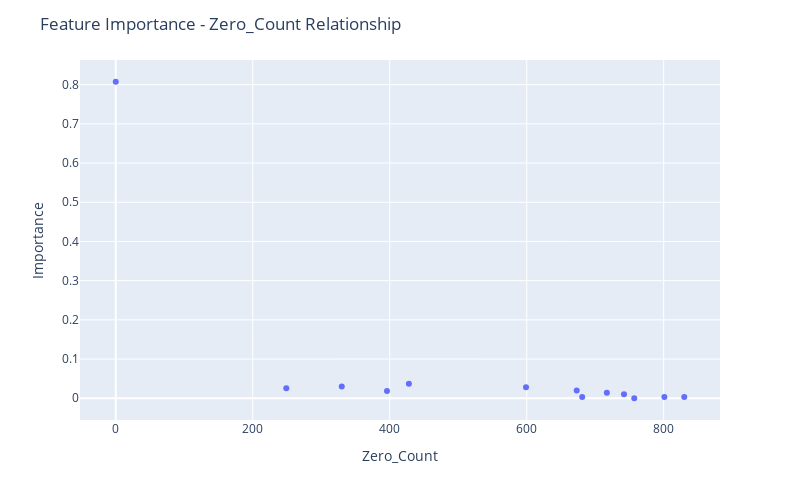

The notebook cell this image was saved under:
### Code cell
fig = px.scatter(df_merged, x="Zero_Count", y="Importance",
                hover_data=["Feature Name"])

fig.update_layout(
    autosize=False,
    width=800,
    height=500,
    title_text=f"Feature Importance - Zero_Count Relationship",
)

fig.show()

### Figure 1 — Plotly figure (JSON) as saved in the notebook; plotly's stock layout.template omitted (floating-point values rounded to 4 significant figures)
{"data": [{"customdata": [["Output 01"], ["Input 08"], ["Input 01"], ["Input 09"], ["Input 03"], ["Input 07"], ["Input 06"], ["Input 04"], ["Input 11"], ["Input 02"], ["Input 05"], ["Input 10"], ["Input 12"]], "hovertemplate": "Zero_Count=%{x}<br>Importance=%{y}<br>Feature Name=%{customdata[0]}<extra></extra>", "legendgroup": "", "marker": {"color": "#636efa", "symbol": "circle"}, "mode": "markers", "name": "", "orientation": "v", "showlegend": false, "type": "scatter", "x": [0, 428, 330, 599, 249, 673, 396, 717, 742, 801, 681, 830, 757], "xaxis": "x", "y": [0.8074, 0.03679, 0.03003, 0.02809, 0.02582, 0.0195, 0.01859, 0.0139, 0.01023, 0.003346, 0.00332, 0.002958, 0], "yaxis": "y"}], "layout": {"autosize": false, "height": 500, "legend": {"tracegroupgap": 0}, "margin": {"t": 60}, "title": {"text": "Feature Importance - Zero_Count Relationship"}, "width": 800, "xaxis": {"anchor": "y", "autorange": true, "domain": [0, 1], "range": [-52.19, 882.2], "title": {"text": "Zero_Count"}, "type": "linear"}, "yaxis": {"anchor": "x", "autorange": true, "domain": [0, 1], "range": [-0.05549, 0.8629], "title": {"text": "Importance"}, "type": "linear"}}}
